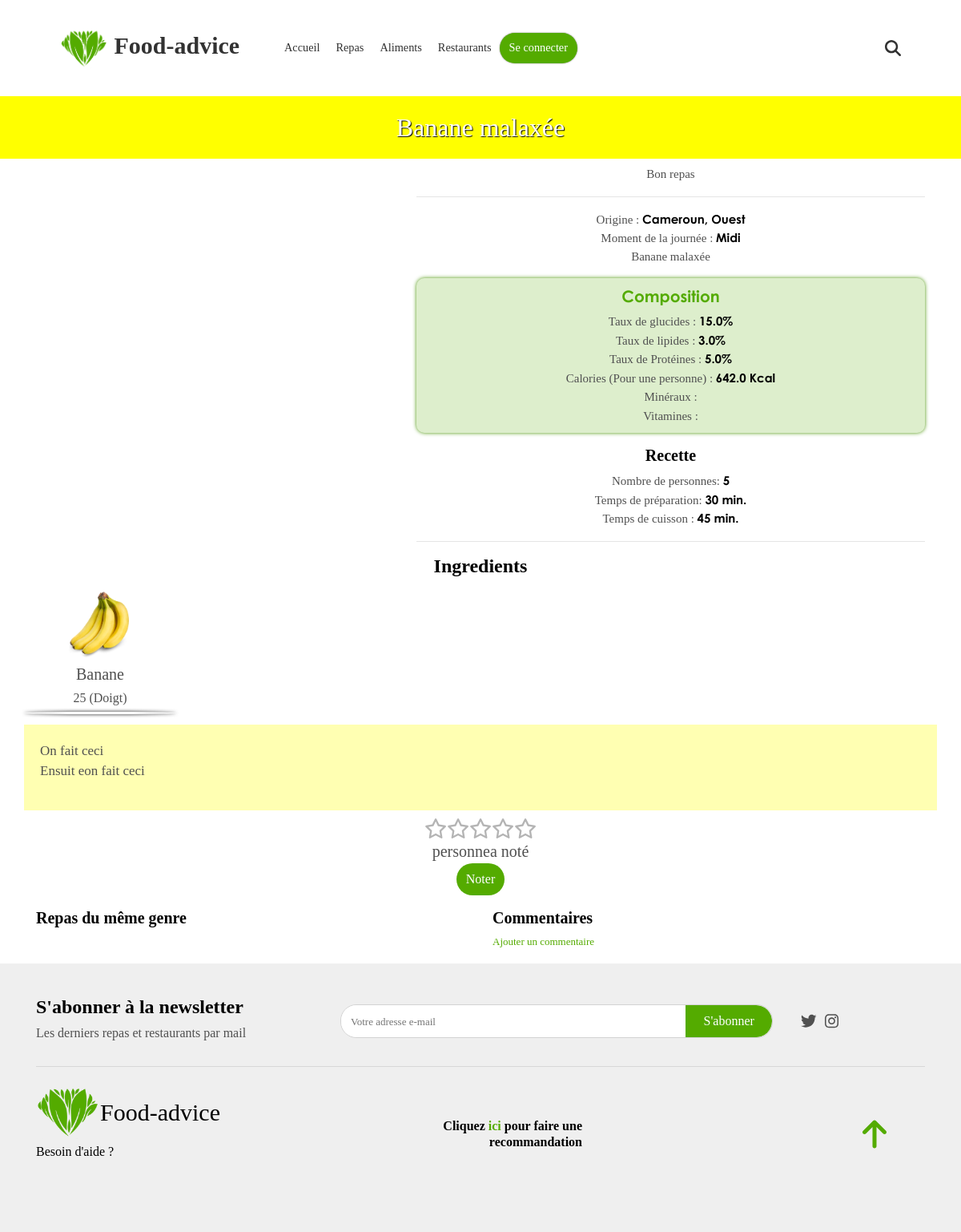
The page /repas/1 on the database its author committed.
### app/models.py (models this page shows, shortened)
class Commentable(models.Model):
    class Meta:
        abstract = True
    nom = models.CharField(max_length=50, unique=True)
    description = models.TextField(null=True, blank=True)
    image = models.FileField()
    approuve = models.BooleanField(default=False)
    contributeur = models.ForeignKey(Contributeur, models.CASCADE, null=True, blank=True)
    dateCreation = models.DateTimeField(auto_now=True)
    dateDerniereModification = models.DateTimeField(auto_now_add=True)
    def __str__(self):
        return self.nom

class Repas(Commentable):
    image = models.FileField(upload_to="static/images/repas/", validators=[FileExtensionValidator(allowed_extensions=IMAGE_EXTENSIONS)])
    momentJournee = models.IntegerField(choices=MOMENTS_JOURNEE, null=True)
    origine = models.ForeignKey(OrigineRepas, models.CASCADE, null=True)
    def momentJourneeText(self):
        for m in MOMENTS_JOURNEE:
            if(m[0] == self.momentJournee):
                return m[1]
    def getNoteContributeur(self,contributeur):
        try:
            evaluation = EvaluationRepas.objects.get(contributeur=contributeur)
            return evaluation.note
        except EvaluationRepas.DoesNotExist:
            return 0
    def tauxGlucides(self):
        if self.recette is None or self.recette.aliments.count()== 0:
            return None
        aliments = self.recette.aliments.all()
        sommeTaux = 0
        for aliment in aliments:
            sommeTaux += aliment.tauxGlucides
        return round(sommeTaux/aliments.count(), 2)
    def tauxLipides(self):
        if self.recette is None or self.recette.aliments.count()== 0:
                return None
        aliments = self.recette.aliments.all()
        sommeTaux = 0
        for aliment in aliments:
            sommeTaux += aliment.tauxLipides
        return round(sommeTaux/aliments.count(), 2)
    def tauxProteines(self):
        if self.recette is None or self.recette.aliments.count()== 0:
                return None
        aliments = self.recette.aliments.all()
        sommeTaux = 0
        for aliment in aliments:
            sommeTaux += aliment.tauxProteines
        return round(sommeTaux/aliments.count(), 2)
    def calories(self):
        if self.recette is None or self.recette.aliments.count()== 0:
            return None
        alimentsRecettes = self.recette.alimentrecette_set.all()
        somme = 0
        for alimentRecette in alimentsRecettes:
            somme += alimentRecette.calories()
        return somme
    def caloriesUnePersonne(self):
        if self.recette is None or self.recette.aliments.count()== 0:
            return None
        return round(self.calories() / self.recette.nombrePersonnes, 2);

class OrigineRepas(models.Model):
    pays = models.CharField(max_length=20)
    region = models.CharField(max_length=20)
    class Meta:
        unique_together = ["pays", "region"]
    def __str__(self) -> str:
        return self.pays+", "+self.region

class Recette(models.Model):
    repas = models.OneToOneField(Repas, models.CASCADE, primary_key=True)
    nombrePersonnes = models.IntegerField()
    tempsPreparation = models.IntegerField(null=True)
    tempsCuisson = models.IntegerField(null=True)
    detailPreparation = models.TextField(null=True, blank=True)
    aliments = models.ManyToManyField(Aliment, through='AlimentRecette', through_fields=("recette", "aliment"))
    def __str__(self):
        return str(self.repas)

class Aliment(Commentable):
    uniteComptage = models.CharField(max_length=30)
    masseUnite = models.FloatField()
    image = models.FileField(upload_to="static/images/aliments/", validators=[FileExtensionValidator(allowed_extensions=IMAGE_EXTENSIONS)])
    tauxProteines = models.FloatField(default=0)
    tauxLipides = models.FloatField(default=0)
    tauxGlucides = models.FloatField(default=0)
    mineraux = models.CharField(max_length=255, null=True, blank=True)
    vitamines = models.CharField(max_length=255, null=True, blank=True)
    detailApports = models.TextField(null=True, blank=True)
    detailRisques = models.TextField(null=True, blank=True)
    type = models.ForeignKey(TypeAliment, models.CASCADE)
    def calories(self):
        return round(((((self.tauxGlucides + self.tauxProteines) * 4) + (self.tauxLipides * 9)) * (self.masseUnite / 100)), 2)

class AlimentRecette(models.Model):
    aliment = models.ForeignKey(Aliment, models.CASCADE)
    recette = models.ForeignKey(Recette, models.CASCADE)
    quantite = models.IntegerField()
    class Meta:
        unique_together = [['aliment', 'recette']]
    def calories(self):
        return self.aliment.calories() * self.quantite

### app/views_foods.py (the view)
# urls.py: path("<int:id>", views_foods.show, name="show-food"),
def show(request, id):
    repas = Repas.objects.get(id=id)
    commentaires = CommentaireRepas.objects.filter(repas=repas).order_by("-date")
    return render(request, template_name="food/show.html", context={
        'repas':repas,
        'commentaires':commentaires
    })

### templates/food/show.html (shortened to what this page needs)
{% extends "base.html" %}
{%block styles %}
    {% css "css/food-show.css" %}
{% endblock %}
{% block body %}
<h2 id="food-title" data-aos="zoom-in">
    {{ repas.nom }}
</h2>
<div class="container">
    <div class="row">
        <div class="col-12 col-md-5">
        </div>
        <div class="col-12 col-md-7 text-center text-md-start" id="details">
            <div id="description">
                {{ repas.description }}
            </div>
            <hr>
            <div>
                <span class="label">Origine : </span>
                <span class="value">{% if repas.origine is not null %}{{ repas.origine }} {%else%}Non renseignée{% endif%}</span>
            </div>
            <div>
                <span class="label">Moment de la journée : </span>
                <span class="value">{% if repas.momentJournee is not null %}{{ repas.momentJourneeText }} {%else%}Non renseigné{% endif%}</span>
            </div>
            {{repas.recette}}
            {% if repas.recette is not null %}
                <div id="composition" class="mt-3 text-center text-md-start"  data-aos="zoom-out" >
                    <h5 class="">Composition</h5>
                    {% if repas.recette.aliments.count > 0 %}
                        <div>
                            <span class="label">Taux de glucides : </span>
                            <span class="value">{{ repas.tauxGlucides }}%</span>
                        </div>
                        <div>
                            <span class="label">Taux de lipides : </span>
                            <span class="value">{{ repas.tauxLipides }}%</span>
                        </div>
                        <div>
                            <span class="label">Taux de Protéines : </span>
                            <span class="value">{{ repas.tauxProteines }}%</span>
                        </div>
                        <div>
                            <span class="label">Calories (Pour une personne) : </span>
                            <span class="value">{{ repas.caloriesUnePersonne }} Kcal</span>
                        </div>
                        <div>
                            <span class="label">Minéraux : </span>
                        </div>
                        <div>
                            <span class="label">Vitamines : </span>
                        </div>
                    {% else %}
                        <h6>Aliment dans le repas non renseignés</h6>
                    {% endif %}
                </div>
                <div id="recipe" class="text-center text-md-start" data-aos="fade-in-left" >
                    <h5 class="mt-3 title">Recette</h5>
                    <div>
                        <span class="label">Nombre de personnes: </span>
                        <span class="value">{{ repas.recette.nombrePersonnes }}</span>
                    </div>
                    <div>
                        <span class="label">Temps de préparation: </span>
                        <span class="value">{{ repas.recette.tempsPreparation }} min.</span>
                    </div>
                    <div>
                        <span class="label">Temps de cuisson : </span>
                        <span class="value">{{ repas.recette.tempsCuisson }} min.</span>
                    </div>
                    <hr>
                </div>
            {% else %}
                <h4>Aucune recette enregistrée</h4>
            {% endif %}
        </div>
    </div>
    <div class="row mb-2" >
        {% if repas.recette is not null %}
            <div class="col-12 mb-3"id="ingredients">
                <h4 class="title text-center text-md-start">Ingredients</h4>
                <div class="row">
                {% if repas.recette.aliments.count > 0 %}
                    {% for alimentRecette in repas.recette.alimentrecette_set.all %}
                        {% with aliment=alimentRecette.aliment %}
                            <a data-aos="zoom-in" class="col-4 col-md-2 ingredient aliment aliment-little-presentation" href="{% url 'show-aliment' aliment.id %}">
                                <div class="image-div">
                                    <img src="/{{ aliment.image }}" alt="" class="aliment-image">
                                </div>
                                <h5>{{ aliment.nom }}</h5>
                                <h6>{{ alimentRecette.quantite }} ({{ aliment.uniteComptage}})</h6>
                            </a>
                        {% endwith %}
                    {% endfor %}
                {% else %}
                    <div class="col-12 mb-3">Aucun ingrédient enregistré</div>
                {% endif %}
                </div>
            </div>
            <div class="col-12"id="detail-preparation" data-aos="fade-in">
                {{ repas.recette.detailPreparation | linebreaks }}
            </div>
        {% endif %}
        <div id="ratings" class="col-12 text-center" data-aos="zoom-out">
            <div id="stars"class="d-flex justify-content-center">
                <i class="far fa-star star"></i>
                <i class="far fa-star star"></i>
                <i class="far fa-star star"></i>
                <i class="far fa-star star"></i>
                <i class="far fa-star star"></i>
            </div>
            <span><strong id="notesCount">{{ repas.nombreNotes }}</strong> personne{% if repas.nombreNotes > 1 %}s ont{% else %}a{% endif %} noté</span><br>
            <div id="user-note">
                {% call_method repas 'getNoteContributeur' appUser as note %}
                {%if appUser is not null or note == 0 %}
                    <button class="btn btn-primary btn-noter">Noter</button>
                {% else %}
                    <span>Vous avez donné une note de <strong>{% call_method repas 'getNoteContributeur' appUser %}. <a class="btn-noter text-primary">Changer</a></strong></span>
                {% endif %}
            </div>
        </div>
    </div>
    <div class="row mt-3">
        <div class="col-12 col-md-6 order-2 order-md-1">
            <h5 class="title">Repas du même genre</h5>
        </div>
        <div class="col-12 col-md-6 order-1 order-md-2">
            <h5 class="title">Commentaires</h5>
            {%if appUser is not null %}
                <span>Ajouter un commentaire</span>
                <form id="new-comment-form">
                    <textarea id="comment-text" placeholder="Votre commentaire ici"></textarea>
                    <div class="d-flex justify-content-end mt-1">
                        <button class="btn btn-primary" id="add-comment" type="button">Ajouter</button>
                    </div>
                </form>
            {%else %}
                <a id="btn-commenter" class="text-primary">Ajouter un commentaire</a>
            {% endif %}
        </div>
    </div>
</div>
{%endblock%}

### templates/base.html (shortened to what this page needs)
<!DOCTYPE html>
<html lang="fr">
<head>
    {% css 'node_modules/bootstrap/dist/css/bootstrap.min.css' %}
	{% css 'node_modules/aos/dist/aos.css' %}
	{% css 'node_modules/@fortawesome/fontawesome-free/css/all.min.css' %}
	{% css 'css/main.css' %}
	{% block styles %}{% endblock %}
</head>
<body>
    <header class="container-fluid">
        {% include "_header.html" %}
        <div id="header-background">{% block header_background %}{% endblock %}</div>
    </header>
    <section id="content">
        {% block body %}{% endblock %}
    </section>
    <footer class="container-fluid">
        {% include "_footer.html" %}
    </footer>
</body>
</html>

### templates/_header.html (shortened to what this page needs)
<div id="navbar" class="row">
    <a href="/" class="navbar-brand col-8 col-md-3 m-0">
        <img src="{% static 'images/logo.png' %}" alt=""/>
        Food-advice
    </a>
    <div class="{% if appUser is null %}col-md-5{% else %}col-md-4{% endif %} m-0" id="nav-links">
        <div class="link-div">
            <a class="" href="/">Accueil</a>
        </div>
        <div class="link-div">
            <a class="" href="{% url 'foods-list' %}">Repas</a>
        </div>
        <div class="link-div">
            <a class="" href="{% url 'aliments-list' %}">Aliments</a>
        </div>
        <div class="link-div">
            <a class="" href="{% url 'restaurants-list' %}">Restaurants</a>
        </div>
        {% if appUser is null %}
            <div class="link-div d-none d-md-flex" id="login-link">
                <a class="" href="{% url 'login' %}">Se connecter</a>
            </div>
        {% else %}
            <div class="link-div d-block d-md-none ">
                <a class="" href="{% url 'logout' %}">Se deconnecter</a>
            </div>
        {% endif %}
    </div>
    <div class="col-6 {% if appUser is null %}col-md-4{% else %}col-md-5{% endif %}  m-0" id="navbar-right">
        <i class="fas fa-search icon" id="nav-search-form-opener" onclick="$('#nav-search-form').show(200);"></i>
    </div>
</div>

### templates/_footer.html
<div class="container">
    <div class="row mb-4">
        <div class="col-12 col-md-4 text-center text-md-left">
            <h4 class="title">S'abonner à la newsletter</h4>
            <h6>Les derniers repas et restaurants par mail</h6>
        </div>
        <div class="col-12 col-md-6 d-flex justify-content-center align-items-center">
            <form action="{% url "subscribe-to-newsletter" %}" method="post" id="newsletter-form">
                <input type="email" name="newsletter-email" id="newsletter-email" placeholder="Votre adresse e-mail" required>
                <input type="submit" value="S'abonner" class="btn btn-primary">
            </form>
        </div>
        <div class="col-12 col-md-2 d-flex justify-content-center justify-content-md-start align-items-center" id="newsletter-links">
            <a href=""><i class="fab fa-twitter"></i></a>
            <a href=""><i class="fab fa-instagram"></i></a>
        </div>
    </div>
    <hr>
    <div class="row">
        <div class="col-12 col-md-4 text-center text-md-left">
            <a href="/" class="logo">
                <img src="{% static 'images/logo.png' %}" alt=""/>
                Food-advice
            </a>
            <a href="{% url 'help' %}"><h6 class="c-black">Besoin d'aide ?</h6></a>
        </div>
        <div class="col-12 col-md-4 text-center text-md-right">
            <h6 class="title m-5">Cliquez <a class="text-primary" href="{% url 'recommend' %}">ici</a> pour faire une recommandation</h6>
        </div>
        <div class="col-12 col-md-4  text-center text-md-right">
            <a href="#">
                <h1> <i class="fas fa-arrow-up text-primary m-5"></i></h1>
            </a>
        </div>
    </div>
</div>

### rows shown on the page
Repas: nom "Banane malaxée", description "Bon repas", origine "Cameroun, Ouest", momentJourneeText "Midi", recette "Banane malaxée", tauxGlucides "15.0", tauxLipides "3.0", tauxProteines "5.0", caloriesUnePersonne "642.0", recette.nombrePersonnes "5", recette.tempsPreparation "30", recette.tempsCuisson "45", recette.detailPreparation "On fait ceci Ensuit eon fait ceci"
AlimentRecette: aliment.image (picture), aliment.nom "Banane", quantite "25", aliment.uniteComptage "Doigt"
